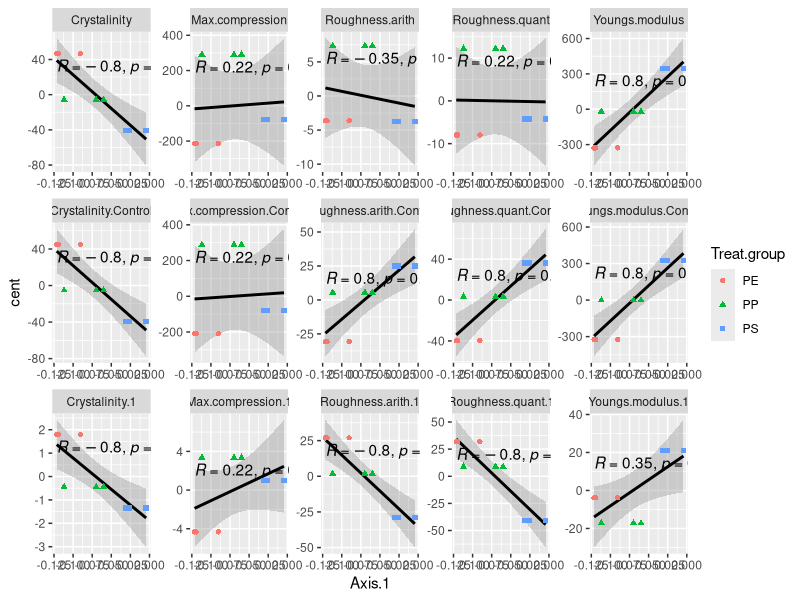
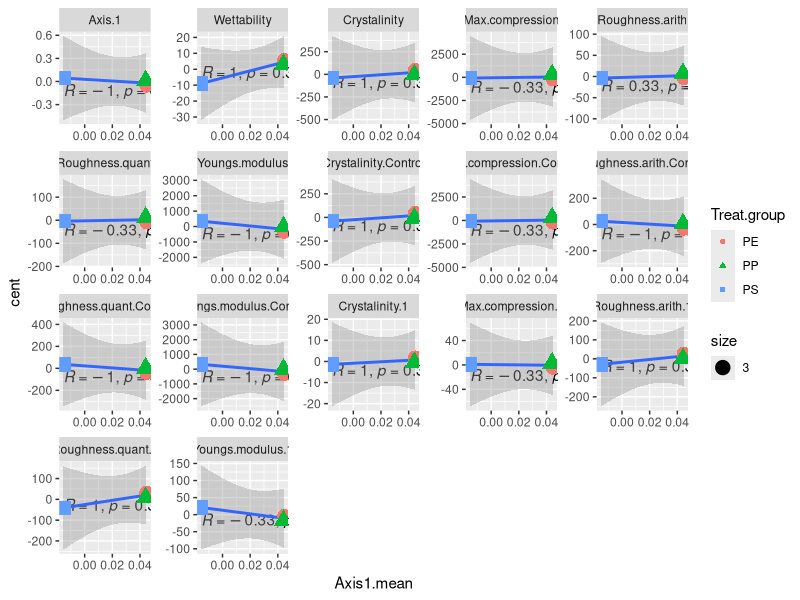

Write R code to recreate these figures, in order.
dat<- read.csv("PC_physico.csv", sep=";", header=T)

library(dplyr)
library(reshape2)
library(tidyr)
library(ggpubr)

#add control values to dataframe
dat$Crystalinity.Control[dat$Treat.group=='PE']<-84.50
dat$Crystalinity.Control[dat$Treat.group=='PP']<-34.36
dat$Crystalinity.Control[dat$Treat.group=='PS']<-0
dat$Max.compression.Control[dat$Treat.group=='PE']<-8.569
dat$Max.compression.Control[dat$Treat.group=='PP']<-505.9
dat$Max.compression.Control[dat$Treat.group=='PS']<-138.6
dat$Roughness.arith.Control[dat$Treat.group=='PE']<-71.10
dat$Roughness.arith.Control[dat$Treat.group=='PP']<-107.2
dat$Roughness.arith.Control[dat$Treat.group=='PS']<-126.8
dat$Roughness.quant.Control[dat$Treat.group=='PE']<-96.17
dat$Roughness.quant.Control[dat$Treat.group=='PP']<-139.3
dat$Roughness.quant.Control[dat$Treat.group=='PS']<-172.3
dat$Youngs.modulus.Control[dat$Treat.group=='PE']<-369.1
dat$Youngs.modulus.Control[dat$Treat.group=='PP']<-691.6
dat$Youngs.modulus.Control[dat$Treat.group=='PS']<-1019

#Add columns that represent the Biofilm - Control treatment, labeled <WHATEVER.VARIABLE>.1"
for (i in 0:4)
  dat[ncol(dat)+1]<-dat[15+i]-dat[20+i]

#just get unifrac and add mean of axis1 column and add axis 1 mean column
dat2 <-dat %>% group_by(Treat.group) %>% mutate(Axis1.mean = mean(Axis.1)) %>% ungroup() %>% filter(Metric=="Weighted Unifrac") %>% select(-c(4:12, "Metric"))

#melt data using individual Axis 1 value and add variable, cent
dat3 <-melt(dat2, id.vars=c( "Treat.group", "Treatment", "Axis.1")) %>% group_by(variable) %>% mutate(cent= value-mean(value))

#melt data using Axis 1 averages and add variable, cent
dat3b <-melt(dat2, id.vars=c( "Treat.group", "Treatment", "Axis1.mean")) %>% group_by(variable) %>% mutate(cent= value-mean(value)) %>% distinct(Treat.group, .keep_all=TRUE)


### Make graphs of correlations using replication level PC-data and duplicate physicochemical data (pseudoreplication)
ggplot(subset(dat3, !variable %in% c("Wettability" , "Axis1.mean")),aes(x= Axis.1, y= cent))+
  geom_smooth(method='lm', color="black")+
  stat_cor(method = "kendall",label.y.npc="top", label.x.npc = "left")+
  geom_point(aes(colour = Treat.group, shape=Treat.group))+
  facet_wrap(~variable, scales="free", nrow=3)

#calculate correlations
cordat <- dat3 %>%
  group_by(variable) %>%
  summarize(COR=cor(Axis.1,cent))

### Make graphs using average PC-data and unique physicochemical data per polymer
#on mean values
ggplot(dat3b, aes(x= Axis1.mean, y= cent))+
  stat_cor(method = "kendall",label.y.npc="top", label.x.npc = "left")+
  geom_smooth(method='lm')+
  geom_point(aes(colour = Treat.group, shape=Treat.group, size=3))+
  facet_wrap(~variable,scales="free")

#calculate correlations
cordat2 <- dat3 %>%
  group_by(variable) %>%
  summarize(COR=cor(Axis.1,cent))

#### NOTE PC correlation with Axis1.mean in the first graph is nonsense. I just ddnt clean the data. disregard this. 
#### The same goes for the correlation with Axis.1 in the secod graph.